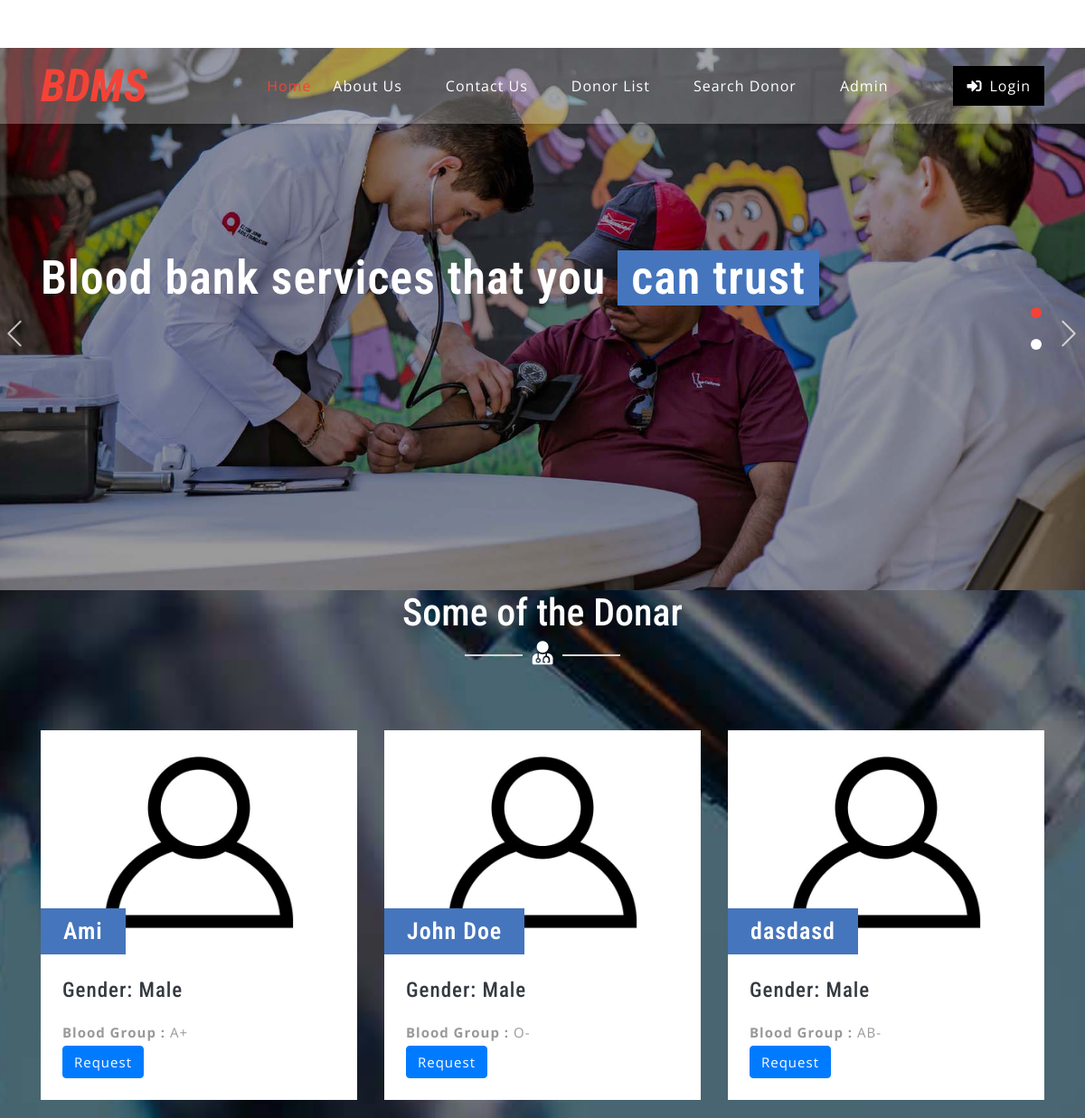
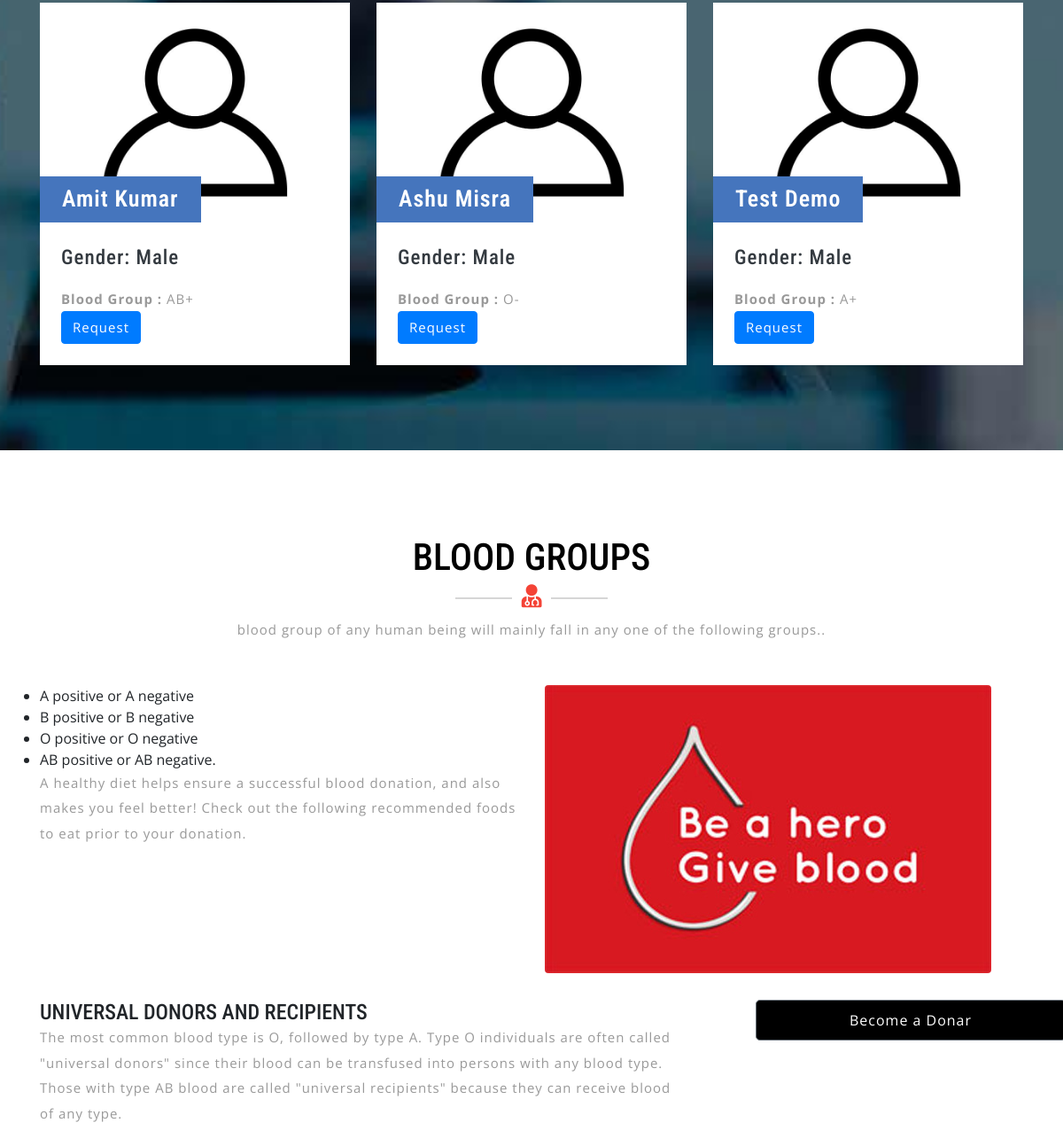
The page / on the database its author committed (2 pictures, top to bottom).
### tables this page shows
CREATE TABLE `tblcontactusinfo` (
  `id` int(11) NOT NULL,
  `Address` tinytext DEFAULT NULL,
  `EmailId` varchar(255) DEFAULT NULL,
  `ContactNo` char(11) DEFAULT NULL
);

CREATE TABLE `tblblooddonars` (
  `id` int(11) NOT NULL,
  `FullName` varchar(100) DEFAULT NULL,
  `MobileNumber` char(11) DEFAULT NULL,
  `EmailId` varchar(100) DEFAULT NULL,
  `Gender` varchar(20) DEFAULT NULL,
  `Age` int(11) DEFAULT NULL,
  `BloodGroup` varchar(20) DEFAULT NULL,
  `Address` varchar(255) DEFAULT NULL,
  `Message` mediumtext DEFAULT NULL,
  `PostingDate` timestamp NOT NULL DEFAULT current_timestamp(),
  `status` int(1) DEFAULT NULL,
  `Password` varchar(250) DEFAULT NULL
);

### index.php (the view, shortened to what this page needs)
<?php
include('includes/config.php');
?>
<!DOCTYPE html>
<html lang="zxx">
<head>
	<link rel="stylesheet" href="css/bootstrap.css">
	<link rel="stylesheet" href="css/style.css" type="text/css" media="all" />
	<link rel="stylesheet" href="css/fontawesome-all.css">
</head>
<body>
	<?php include('includes/header.php');?>
	<div class="slider">
		<div class="callbacks_container">
			<ul class="rslides callbacks callbacks1" id="slider4">
				<li>
					<div class="banner-top1">
						<div class="banner-info_agile_w3ls">
							<div class="container">
								<h3>Blood bank services that you
									<span>can trust</span>
								</h3>
							</div>
						</div>
					</div>
				</li>
			</ul>
		</div>
	</div>
	<div class="blog-w3ls py-5" id="blog">
		<div class="container py-xl-5 py-lg-3">
			<div class="w3ls-titles text-center mb-5">
				<h3 class="title text-white">Some of the Donar</h3>
				<span>
					<i class="fas fa-user-md text-white"></i>
				</span>
			</div>
			<div class="row package-grids mt-5">
				<?php
$status=1;
$sql = "SELECT * from tblblooddonars where status=:status order by rand() limit 6";
$query = $dbh -> prepare($sql);
$query->bindParam(':status',$status,PDO::PARAM_STR);
$query->execute();
$results=$query->fetchAll(PDO::FETCH_OBJ);
if($query->rowCount() > 0)
{
foreach($results as $result)
{ ?>
				<div class="col-md-4 pricing" style="margin-top:2%;">
					<div class="price-top">
							<img src="images/blood-donor.jpg" alt="" class="img-fluid" />
						<h3><?php echo htmlentities($result->FullName);?>
						</h3>
					</div>
					<div class="price-bottom p-4">
						<h4 class="text-dark mb-3">Gender: <?php echo htmlentities($result->Gender);?></h4>
						<p class="card-text"><b>Blood Group :</b> <?php echo htmlentities($result->BloodGroup);?></p>
						<a class="btn btn-primary" style="color:#fff" href="contact-blood.php?cid=<?php echo $result->id;?>">Request</a>
					</div>
				</div><?php }} ?>
			</div>
		</div>
	</div>
	<div class="screen-w3ls py-5">
		<div class="container py-xl-5 py-lg-3">
			<div class="w3ls-titles text-center mb-5">
				<h3 class="title">BLOOD GROUPS</h3>
				<span>
					<i class="fas fa-user-md"></i>
				</span>
				<p class="mt-2">blood group of any human being will mainly fall in any one of the following groups..</p>
			</div>
			<div class="row">
            <div class="col-lg-6">
                <ul>
<li>A positive or A negative</li>
<li>B positive or B negative</li>
<li>O positive or O negative</li>
<li>AB positive or AB negative.</li>
                </ul>
                <p>A healthy diet helps ensure a successful blood donation, and also makes you feel better! Check out the following recommended foods to eat prior to your donation.</p>
            </div>
            <div class="col-lg-6">
                <img class="img-fluid rounded" src="images/blood-donor (1).jpg" alt="">
            </div>
        </div>
        <div class="row mb-4">
            <div class="col-md-8">
            <h4 style="padding-top: 30px;">UNIVERSAL DONORS AND RECIPIENTS</h4>
                <p>
The most common blood type is O, followed by type A.
Type O individuals are often called "universal donors" since their blood can be transfused into persons with any blood type. Those with type AB blood are called "universal recipients" because they can receive blood of any type.</p>
            </div>
            <div class="col-md-4" style="padding-top: 30px;">
                <a class="btn btn-lg btn-secondary btn-block login-button ml-lg-5 mt-lg-0 mt-4 mb-lg-0 mb-3" data-toggle="modal" data-target="#exampleModalCenter1" href="#" data-toggle="modal" data-target="#exampleModalCenter1"> Become a Donar</a>
            </div>
        </div>
		</div>
	</div>
</body>
</html>

### includes/header.php (shortened to what this page needs)
<?php
include('includes/config.php');
?>
   <?php
$sql = "SELECT * from tblcontactusinfo";
$query = $dbh -> prepare($sql);
$query->execute();
$results=$query->fetchAll(PDO::FETCH_OBJ);
if($query->rowCount() > 0)
{
foreach($results as $result)
{ ?>
                            <div class="col-6 header-top_w3layouts pl-3 text-lg-left text-center">
                                <p class="text-white">
                                    <i class="fas fa-map-marker-alt mr-2"></i><?php  echo $result->Address; ?></p>
                            </div>
                    <div class="col-lg-5 top-social-agile text-lg-right text-center">
                        <div class="row">
                            <div class="col-lg-7 col-6 top-w3layouts">
                                <p class="text-white">
                                    <i class="far fa-envelope-open mr-2"></i>
                                    <a href="mailto:info@example.com" class="text-white"><?php  echo $result->EmailId; ?></a>
                                </p>
                            </div>
                            <div class="col-lg-5 col-6 header-w3layouts pl-4 text-lg-left">
                                <p class="text-white">
                                    <i class="fas fa-phone mr-2"></i>+<?php  echo $result->ContactNo; ?></p>
                            </div>
                        </div><?php } } ?>
                    </div>
    <div id="home">
        <div class="main-top py-1">
            <nav class="navbar navbar-expand-lg navbar-light fixed-navi">
                <div class="container">
                    <h1>
                        <a class="navbar-brand font-weight-bold font-italic" href="index.php">
                            <span></span>BDMS
                        </a>
                    </h1>
                    <div class="collapse navbar-collapse text-center" id="navbarSupportedContent">
                        <ul class="navbar-nav ml-lg-auto">
                            <li class="nav-item active mt-lg-0 mt-3">
                                <a class="nav-link" href="index.php">Home
                                </a>
                            </li>
                            <li class="nav-item mx-lg-4 my-lg-0 my-3">
                                <a class="nav-link" href="about.php">About Us</a>
                            </li>
                            <li class="nav-item mx-lg-4 my-lg-0 my-3">
                                <a class="nav-link" href="contact.php">Contact Us</a>
                            </li>
                            <li class="nav-item mx-lg-4 my-lg-0 my-3">
                                <a class="nav-link" href="donor-list.php">Donor List</a>
                            </li>
                            <li class="nav-item mx-lg-4 my-lg-0 my-3">
                                <a class="nav-link" href="search-donor.php">Search Donor</a>
                            </li>
                            <?php if (strlen($_SESSION['bbdmsdid']==0)) {?>
                            <li class="nav-item mx-lg-4 my-lg-0 my-3">
                                <a class="nav-link" href="admin/index.php">Admin</a>
                            </li>
                        </ul>
                        <a href="#" class="login-button ml-lg-5 mt-lg-0 mt-4 mb-lg-0 mb-3" data-toggle="modal" data-target="#exampleModalCenter1">
                            <i class="fas fa-sign-in-alt mr-2"></i>Login</a><?php } ?>
                    </div>
                </div>
            </nav>
        </div>
    </div>

### css/style.css (style rules this page uses)
body { padding: 0; margin: 0; background: #FFF; font-family: 'Open Sans', sans-serif; }
body a { transition: 0.5s all; -webkit-transition: 0.5s all; -moz-transition: 0.5s all; -o-transition: 0.5s all; -ms-transition: 0.5s all; text-decoration: none; }
h1, h2, h3, h4, h5, h6 { margin: 0; padding: 0; font-family: 'Roboto Condensed', sans-serif; }
p { margin: 0; padding: 0; font-family: 'Open Sans', sans-serif; font-size: 15px; letter-spacing: 1px; line-height: 1.9; color: #999; }
ul, ol { margin: 0; padding: 0; }
.header-top_w3layouts p, .header-w3layouts p, .top-w3layouts p { font-size: 14px; }
.header-top_w3layouts, .header-w3layouts { border-left: 1px solid rgba(255, 255, 255, 0.63); }
div#home { position: relative; }
.main-top { position: absolute; z-index: 999; width: 100%; background: rgba(255, 255, 255, 0.26); box-shadow: 0 2px 3px 0 rgba(0, 0, 0, 0.1); -webkit-transition: background-color .1s ease-in-out; -moz-transition: background-color .1s ease-in-out; -ms-transition: background-color .1s ease-in-out; -o-transition: background-color .1s ease-in-out; transition: background-color .1s ease-in-out; }
.navbar-light .navbar-nav .nav-link { padding: 0; color: #fff; background: transparent; font-size: 16px; letter-spacing: 1px; }
.navbar-light .navbar-nav .show>.nav-link, .navbar-light .navbar-nav .active>.nav-link, .navbar-light .navbar-nav .nav-link.show, .navbar-light .navbar-nav .nav-link.active, .navbar-light .navbar-nav .nav-link:hover, .navbar-light .navbar-nav .nav-link:focus { color: #f44336; }
nav.fixed-navi ul { list-style: none; margin: 0; padding: 0; }
nav.fixed-navi ul li { float: left; }
a.navbar-brand { color: #f44336; font-size: 50px; padding: 0; }
.navbar-light .navbar-brand, .navbar-light .navbar-brand:hover, .navbar-light .navbar-brand:focus, .w3l-footer h2 a span { color: #f44336; }
a.login-button { color: #fff; letter-spacing: 1px; font-size: 16px; padding: 10px 15px; background: #000; display: inline-block; }
.banner-top1, .banner-top2, .banner-top3 { height: 50vw; }
.banner-top1 { background: url(../images/banner1.jpg) no-repeat 0px 0px; background-size: cover; -webkit-background-size: cover; -moz-background-size: cover; -o-background-size: cover; -moz-background-size: cover; }
.banner-info_agile_w3ls { padding-top: 18em; }
.banner-info_agile_w3ls h3 { font-size: 56px; color: #fff; letter-spacing: 1px; font-weight: 600; }
.banner-info_agile_w3ls h3 span { background: #4575bd; padding: 0 15px; }
.callbacks_container { position: relative; float: left; width: 100%; }
.callbacks { position: relative; list-style: none; overflow: hidden; width: 100%; padding: 0; margin: 0; }
.callbacks li { position: absolute; width: 100%; }
.rslides { position: relative; list-style: none; overflow: hidden; width: 100%; padding: 0; }
.rslides li { -webkit-backface-visibility: hidden; position: absolute; display: none; width: 100%; left: 0; top: 0; }
.rslides li { position: relative; display: block; float: left; }
h3.title { color: #000; font-size: 42px; }
.w3ls-titles span { position: relative; }
.w3ls-titles span:before { content: " "; background: #d6d6d6; width: 64px; height: 2px; position: absolute; top: 9px; left: -75px; }
.w3ls-titles span:after { content: " "; background: #d6d6d6; width: 64px; height: 2px; position: absolute; top: 9px; right: -75px; }
.w3ls-titles i { color: #f44336; font-size: 26px; margin-top: 5px; }
.blog-w3ls { background: url(../images/bg4.jpg) no-repeat center; background-size: cover; -webkit-background-size: cover; -moz-background-size: cover; -o-background-size: cover; -moz-background-size: cover; }
.pricing { -webkit-transition: all 0.5s; -moz-transition: all 0.5s; -o-transition: all 0.5s; -ms-transition: all 0.5s; transition: all 0.5s; }
.price-top { position: relative; }
.price-top h3 { font-size: 26px; color: #fff; position: absolute; background: #4575bd; padding: 10px 25px; bottom: 0; letter-spacing: 1px; text-align: center; font-weight: 600; }
.price-bottom { background: #fff; }
.price-bottom h4 { font-size: 23px; line-height: 1.4; letter-spacing: 1px; }
.price-bottom a { color: #999; letter-spacing: 1px; font-size: 15px; }
@media (max-width: 1366px) { .banner-info_agile_w3ls { padding-top: 16em; } }
@media (max-width: 1280px) { .banner-info_agile_w3ls h3 { font-size: 52px; } }
@media (max-width: 1280px) { .banner-info_agile_w3ls { padding-top: 14em; } }

### rows shown on the page
tblblooddonars: FullName "Ami", Gender "Male", BloodGroup "A+"
tblblooddonars: FullName "John Doe", Gender "Male", BloodGroup "O-"
tblblooddonars: FullName "dasdasd", Gender "Male", BloodGroup "AB-"
tblblooddonars: FullName "Amit Kumar", Gender "Male", BloodGroup "AB+"
tblblooddonars: FullName "Ashu Misra", Gender "Male", BloodGroup "O-"
tblblooddonars: FullName "Test Demo", Gender "Male", BloodGroup "A+"
